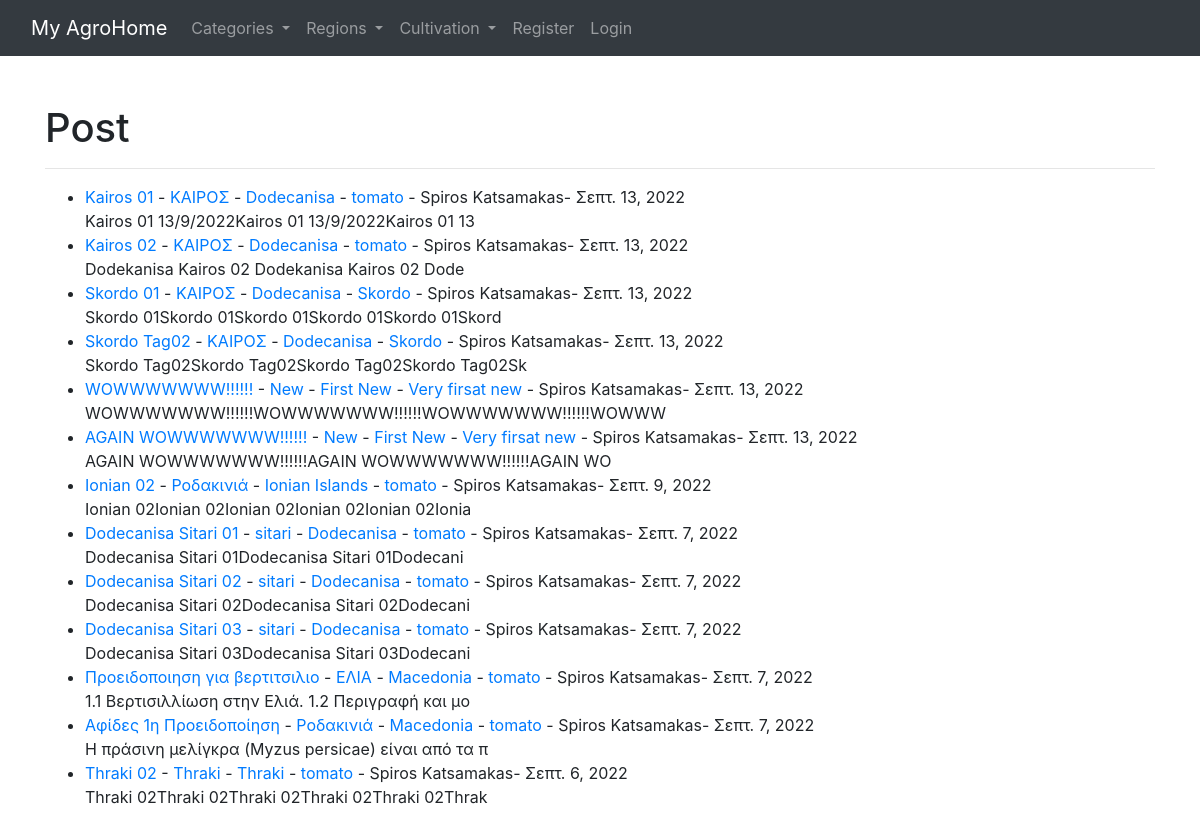
The app's page /, older data.
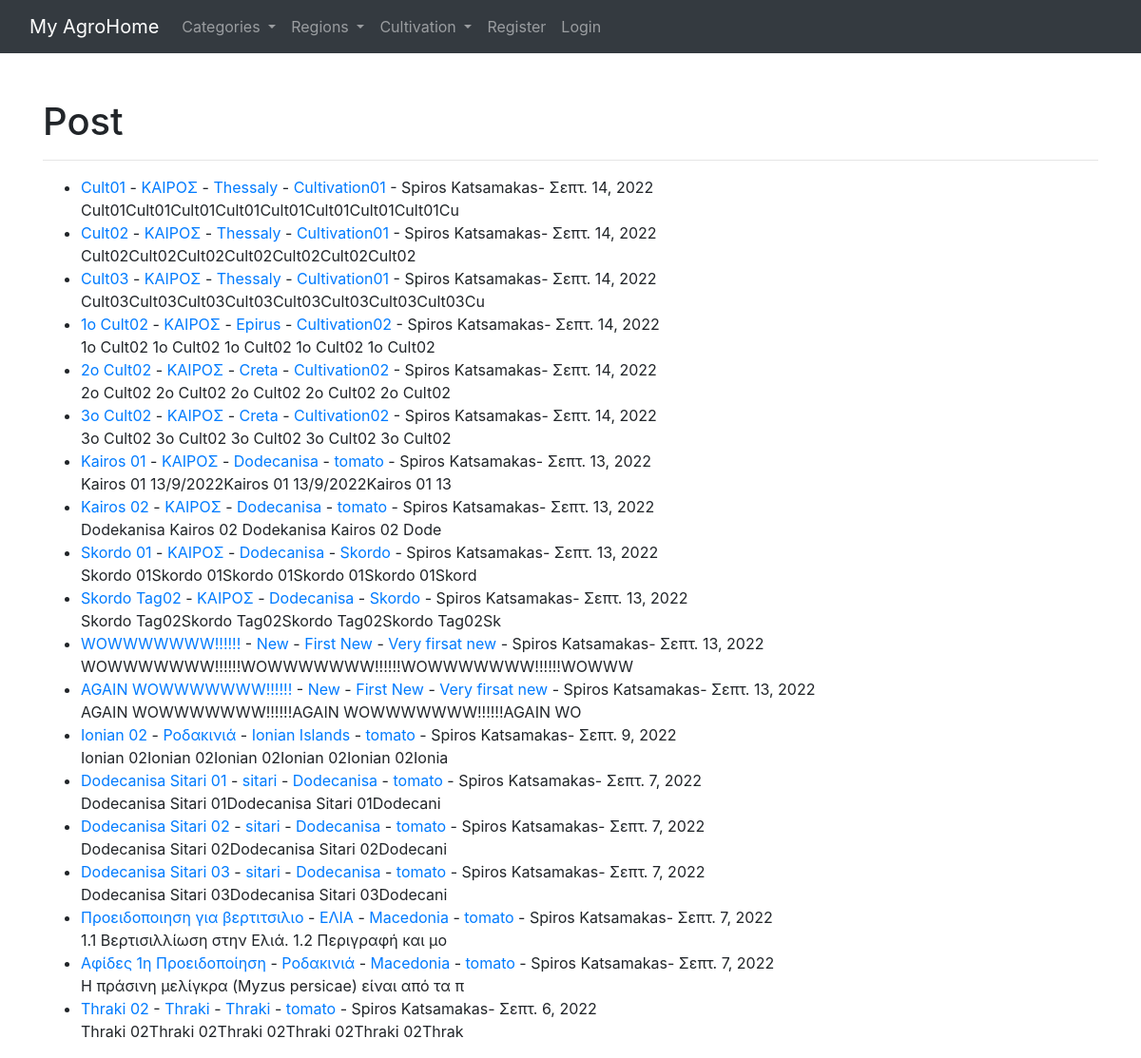
The same page, newer data.
### theblog/models.py (models this page shows, shortened)
class Post(models.Model):
    title = models.CharField(max_length=255)
    title_tag = models.CharField(max_length=255)
    author = models.ForeignKey(User, on_delete=models.CASCADE)
    body = models.TextField()
    post_date = models.DateField(auto_now_add=True)
    category = models.CharField(max_length=255, default='coding')
    region = models.CharField(max_length=255, default='thessaly')
    cultivation = models.CharField(max_length=255, default='tomato')

### theblog/views.py (the view)
# urls.py: path('', HomeView.as_view(), name="home"),
class HomeView(ListView):
    model = Post
    template_name = 'home.html'
    ordering = ['-post_date']
    def get_context_data(self, *args, **kwargs):
        cat_menu = Category.objects.all()
        reg_menu = Region.objects.all()
        cult_menu = Cultivation.objects.all()
        context = super(HomeView, self).get_context_data(*args, **kwargs)
        context["cat_menu"] = cat_menu
        context["reg_menu"] = reg_menu
        context["cult_menu"] = cult_menu
        return context

### theblog/models.py (called while the page is built)
	def __str__(self):
		return self.name

	def __str__(self):
		return self.name

	def __str__(self):
		return self.name

### theblog/templates/home.html (shortened to what this page needs)
{% extends 'base.html' %}
{% block content %}
<br/>
<h1>Post</h1>
<hr>
<ul>
{% for post in object_list %}
	<li><a href="{% url 'article-detail' post.pk %}">{{ post.title }}<a/> -
	<a href="{% url 'category' post.category %}">{{ post.category }}</a> -
	<a href="{% url 'region' post.region %}">{{ post.region }}</a> -
	<a href="{% url 'cultivation' post.cultivation %}">{{ post.cultivation }}</a> -
	{{ post.author.first_name }}
	{{ post.author.last_name }}-
	{{ post.post_date }}
	<br/>
	{{ post.body|slice:":50"|safe }}</li>
{% endfor %}
</ul>
{% endblock %}

### theblog/templates/base.html (shortened to what this page needs)
<!doctype html>
<html lang="en">
  <head>
    <link rel="stylesheet" href="https://cdn.jsdelivr.net/npm/bootstrap@4.4.1/dist/css/bootstrap.min.css">
  </head>
  <body>
	<nav class="navbar navbar-expand-lg navbar-dark bg-dark">
  <div class="container-fluid">
    <a class="navbar-brand" href="{% url 'home' %}">My AgroHome</a>
    <div class="collapse navbar-collapse" id="navbarSupportedContent">
      <ul class="navbar-nav me-auto mb-2 mb-lg-0">
		{% if cat_menu %}
      <li class="nav-item dropdown">
        <a class="nav-link dropdown-toggle" href="#" id="navbarDropdown" role="button" data-toggle="dropdown" aria-haspopup="true" aria-expanded="false">
          Categories
        </a>
      </li>
		 {% endif %}
		{% if reg_menu %}
      <li class="nav-item dropdown">
        <a class="nav-link dropdown-toggle" href="#" id="navbarDropdown" role="button" data-toggle="dropdown" aria-haspopup="true" aria-expanded="false">
          Regions
        </a>
      </li>
		 {% endif %}
		{% if cult_menu %}
      <li class="nav-item dropdown">
        <a class="nav-link dropdown-toggle" href="#" id="navbarDropdown" role="button" data-toggle="dropdown" aria-haspopup="true" aria-expanded="false">
          Cultivation
        </a>
      </li>
		 {% endif %}
		{% if user.is_authenticated %}
			<li class="nav-item">
			  <a class="nav-link" href="{% url 'add_post'%}">Add Post</a>
			</li>
			<li class="nav-item">
			  <a class="nav-link" href="{% url 'add_category'%}">Add Category</a>
			</li>
			<li class="nav-item">
			  <a class="nav-link" href="{% url 'add_region'%}">Add Region</a>
			</li>
			<li class="nav-item">
			  <a class="nav-link" href="{% url 'add_cultivation'%}">Add Cultivation</a>
			</li>
			<li class="nav-item">
			  <a class="nav-link" href="{% url 'logout'%}">Logout</a>
			</li>
		{% else %}
			<li class="nav-item">
			  <a class="nav-link" href="{% url 'register'%}">Register</a>
			</li>
			<li class="nav-item">
			  <a class="nav-link" href="{% url 'login'%}">Login</a>
			</li>
		{% endif %}
      </ul>
    </div>
  </div>
</nav>
	<br/>
	<div class="container">
      {% block content %}
      {% endblock %}
    </div>
  </body>
</html>

Row changes from the older to the newer data that the page shows:
added Post: title "Cult01", category "ΚΑΙΡΟΣ", region "Thessaly", cultivation "Cultivation01", author.first_name "Spiros", author.last_name "Katsamakas", post_date "Σεπτ. 14, 2022", body "Cult01Cult01Cult01Cult01Cult01Cult01Cult01Cult01Cu"
added Post: title "Cult02", category "ΚΑΙΡΟΣ", region "Thessaly", cultivation "Cultivation01", author.first_name "Spiros", author.last_name "Katsamakas", post_date "Σεπτ. 14, 2022", body "Cult02Cult02Cult02Cult02Cult02Cult02Cult02"
added Post: title "Cult03", category "ΚΑΙΡΟΣ", region "Thessaly", cultivation "Cultivation01", author.first_name "Spiros", author.last_name "Katsamakas", post_date "Σεπτ. 14, 2022", body "Cult03Cult03Cult03Cult03Cult03Cult03Cult03Cult03Cu"
added Post: title "1o Cult02", category "ΚΑΙΡΟΣ", region "Epirus", cultivation "Cultivation02", author.first_name "Spiros", author.last_name "Katsamakas", post_date "Σεπτ. 14, 2022", body "1o Cult02 1o Cult02 1o Cult02 1o Cult02 1o Cult02"
added Post: title "2o Cult02", category "ΚΑΙΡΟΣ", region "Creta", cultivation "Cultivation02", author.first_name "Spiros", author.last_name "Katsamakas", post_date "Σεπτ. 14, 2022", body "2o Cult02 2o Cult02 2o Cult02 2o Cult02 2o Cult02"
added Post: title "3o Cult02", category "ΚΑΙΡΟΣ", region "Creta", cultivation "Cultivation02", author.first_name "Spiros", author.last_name "Katsamakas", post_date "Σεπτ. 14, 2022", body "3o Cult02 3o Cult02 3o Cult02 3o Cult02 3o Cult02"
